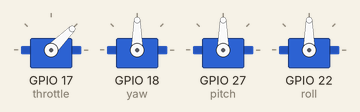
Recording of a program running on a simulated Raspberry Pi (BCM pin numbers). On the bench: 4 × servo. Servo angles are drawn from the pulse width (0.5 ms = 0°, 2.5 ms = 180°).

Above: at 0.05 s.
At 1.25 s:
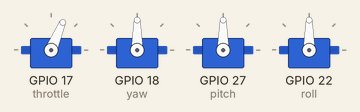
At 2.5 s:
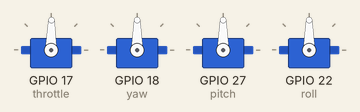
At 5.0 s:
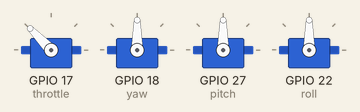
Timing chart, 0 to 6.5 s (numbered marks = the images above):
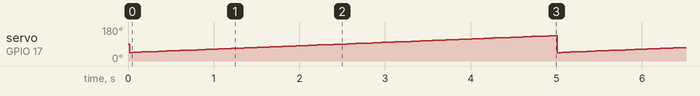

The program:

Drone.py
```python
import pigpio
import time

pi = pigpio.pi()

# Mapping GPIOs to channels
channels = {
    'throttle': 17,
    'yaw': 18,
    'pitch': 27,
    'roll': 22
}

# Set all to middle (1500 us = neutre)
for ch in channels.values():
    pi.set_servo_pulsewidth(ch, 1500)

try:
    while True:
        # Example: Increase throttle slowly
        for pulse in range(1000, 2000, 10):
            pi.set_servo_pulsewidth(channels['throttle'], pulse)
            time.sleep(0.05)

except KeyboardInterrupt:
    print("Stopping")
    for ch in channels.values():
        pi.set_servo_pulsewidth(ch, 0)
    pi.stop()
```
